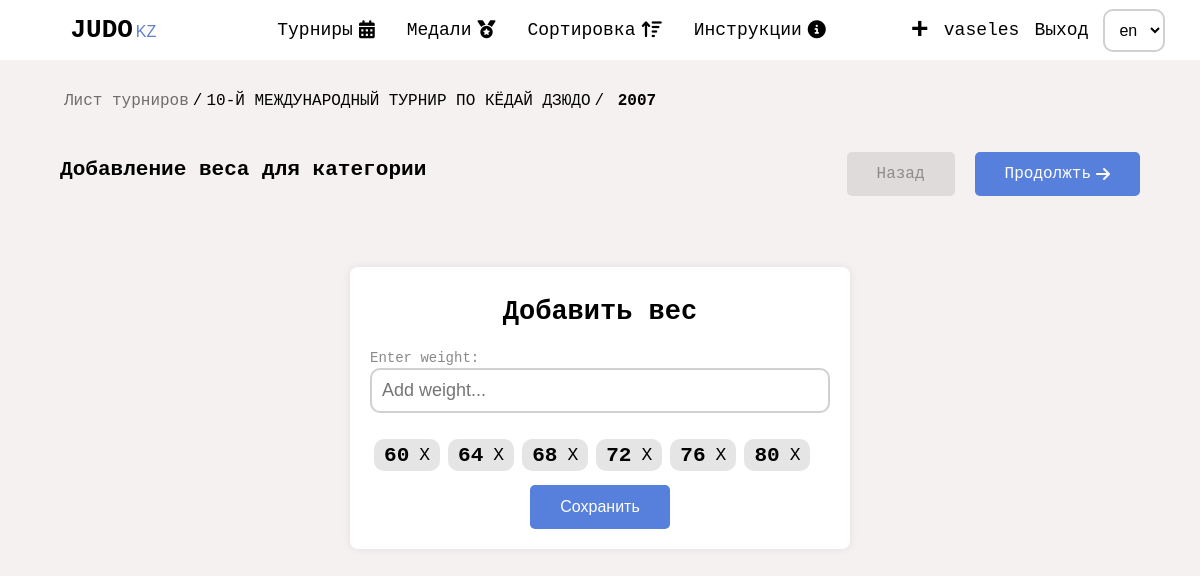
The app's page /en/tournaments/weight-categories/10th-international-kyodai-judo-tournament/1/weight (signed in) with its own data.
### base/models.py (models this page shows, shortened)
class Tournament(models.Model):
   RANGS = (
      ('Клубный', 'Клубный'),
      ('Городской', 'Городской'),
      ('Областной', 'Областной'),
      ('Региональный', 'Региональный'),
      ('Республиканский', 'Республиканский'),
      ('Чемпионат РК', 'Чемпионат РК'),
      ('Международный турнир', 'Международный турнир'),
   )
   CREDIT_TYPE = (
      ('личный', 'личный'),
      ('командный', 'командный')
   )
   STATUS = (
      ('Регистрация открыта', 'Регистрация открыта'),
      ('Регистрация завершенa', 'Регистрация завершенa'),
   )
   user = models.ForeignKey(User, on_delete=models.SET_NULL, default=None, null=True)
   title = models.CharField(max_length=300, verbose_name='Title')
   slug = models.SlugField(max_length=300, unique=True, default='')
   logo = models.ImageField(upload_to='tournament_logo', blank=True)
   logos = models.ManyToManyField(Logos, default=[], blank=True, related_name='logos')
   about = models.TextField(max_length=3000, blank=True)
   rang = models.CharField(max_length=40,choices=RANGS, blank=True)
   place = models.CharField(max_length=100, blank=True)
   startData = models.DateField(max_length=100, blank=True)
   finishData = models.DateField(max_length=100, blank=True)
   startTime = models.TimeField(max_length=10, blank=True)
   credit = models.CharField(max_length=100, blank=True, choices=CREDIT_TYPE)
   tatamis_count = models.CharField(default=0, blank=True, max_length=2)
   sponsors = models.ManyToManyField(Sponsors, blank=True, default=[], related_name='sponsors')
   chiefJustice = models.CharField(max_length=200, blank=True)
   chiefSecretary = models.CharField(max_length=200, blank=True)
   status = models.CharField(max_length=40, choices=STATUS, default='Регистрация_открыта')
   public = models.BooleanField(default=True)
   created = models.DateTimeField(auto_now_add=True)
   updated = models.DateTimeField(auto_now=True)
   class Meta:
      ordering = ['-updated', '-created']

class WeightCategory(models.Model):
   GENDER = (
      ('Мужской', 'Мужской'),
      ('Женский', 'Женский')
   )
   tournament = models.ForeignKey(Tournament, on_delete=models.CASCADE, blank=True)
   weight = models.ManyToManyField(Weight, default=[])
   year = models.CharField(max_length=20, null=True)
   gender = models.CharField(max_length=20, choices=GENDER)

class Weight(models.Model):
   name = models.CharField(max_length=10)
   sorting = models.JSONField(blank=True, null=True)
   participants = models.ManyToManyField(Participant, default=[], blank=True)

### base/views/tournaments.py (the view, shortened to what this page needs)
# urls.py: path('tournaments/weight-categories/<str:slug>/<int:id>/weight', tournaments.weight_category_weight, name='weight_category_weight'),
@login_required(login_url='base:login')
def weight_category_weight(request, slug, id):
    if check_user_permissions(request.user):
        tournament = get_tournament_by_slug(slug)
        weight_category = get_weight_category(id)
        return render(request, 'base/tournaments/weight_add.html', {
            'tournament': tournament,
            'weight_category': weight_category,
        })
    else:
        messages.error(request, "У вас недостаточно прав")
        return redirect('base:show_tournaments')

### base/services/tournament_services.py (called while the page is built)
def get_tournament_by_slug(slug: str) -> Tournament:
    return Tournament.objects.get(slug=slug)

### base/services/weight_category_services.py (called while the page is built)
def get_weight_category(id: int) -> WeightCategory:
    return WeightCategory.objects.get(id=id)

### base/utils/check_user_permissions_util.py (called while the page is built)
def check_user_permissions(user) -> bool:
    return (user.profile.userType == 'Админ' or
            user.is_superuser or
            user.profile.userType == 'Секретарь')

### base/templates/base/tournaments/weight_add.html (shortened to what this page needs)
{% include 'main.html' %}
{% load static i18n %}
{% block title %}
   <link rel="stylesheet" href="{% static 'css/tournaments/weight_categories.css' %}">
   <link rel="stylesheet" href="{% static 'css/tournaments/create_tournament.css' %}">
{% endblock title %}
{% block content %}
<div class="categories_header">
   <div class="form__tournaments__pre__header">
      <p>
         <a href="{% url 'base:show_tournaments' %}">{% trans 'Лист турниров' %}</a>/<a href="{% url 'base:weight_categories' tournament.slug %}">{{ tournament.title }}</a>/ <span>{{ weight_category.year }}</span>
      </p>
   </div>
   <div class="form__tournaments__header">
         <h3>{% trans 'Добавление веса для категории' %}</h3>
         <div class="form__tournaments__header__buttons">
            <a href="{% url 'base:weight_categories' tournament.slug %}" class="btn btn--primary">{% trans 'Назад' %}</a>
            <a class="btn" href="{% url 'base:weight_categories' tournament.slug %}">{% trans 'Продолжть' %} <i class="fa-solid fa-arrow-right"></i></a>
         </div>
   </div>
</div>
  <div class="home add_weight">
   <div class="categories__form">
      <form action="" class="create__tournament" method="POST">
      <h2>{% trans 'Добавить вес' %}</h2>
         <div class="form__component">
            <label for="">{% trans 'Enter weight' %}:</label>
            <input type="number" name="weight" placeholder="{% trans 'Add weight' %}..." class="input" required>
         </div>
         <div class="show__all__weight">
            {% for weight in weight_category.weight.all %}
               <span class="one__weight">
                  <h3>{{weight.name}}</h3>
                  <a href="{% url 'base:weight_category_weight_delete' tournament.slug weight_category.id weight.id %}" >X  </a>
               </span>
            {% endfor %}
         </div>
         <button class="btn" >{% trans 'Сохранить' %}</button>
      </form>
   </div>
  </div>
{% endblock content %}

### templates/header.html (shortened to what this page needs)
{% load static i18n  %}
<header>
   <a href="/" class="link-logo">
      <b>JUDO</b>
      <span>
         <span>KZ</span>
      </span>
   </a>
   <div class="header__center">
      <a href="{% url "base:show_tournaments" %}" class="link">
         {% trans 'Турниры' %}
         <i class="fa-solid fa-calendar-days"></i>
      </a>
      <a href="{% url "base:medals" %}" class="link">
         {% trans 'Медали' %}
         <i class="fa-solid fa-medal"></i>
      </a>
      <a href="{% url "base:sorting" %}" class="link">
         {% trans 'Сортировка' %}
         <i class="fa-solid fa-arrow-up-wide-short"></i>
      </a>
      <a href="{% url "base:instructions" %}" class="link">
         {% trans 'Инструкции' %}
         <i class="fa-solid fa-circle-info"></i>
      </a>
   </div>
   <div class="header__right">
      {% if request.user.is_authenticated  %}
      {% if request.user.profile.userType == 'Админ' or request.user.profile.userType == 'Секретарь' or request.user.is_superuser %}
         <a href="{% url "base:create_tournamets" %}" class="link"
         style="font-size: 30px; font-weight: bold;">
            +
         </a>
      {% endif %}
   <a href="{% url 'base:show_profile' request.user.username %}" class="link">
      {{request.user.username}}
   </a>
   <a href="{% url 'base:logout' %}" class="link">
      {% trans 'Выход' %}
   </a>
{% else %}
   <a href="{% url 'base:registration' %}" class="link">{% trans 'Регистрация' %}</a>
   <a href="{% url 'base:login' %}" class="link">{% trans 'Вход' %}</a>
{% endif %}
   <form action="{% url 'set_language' %}" method="post" id="LanguageForm">{% csrf_token %}
      <select name="language" id="changeLanguage" class='change__language' >
         {% get_current_language as LANGUAGE_CODE %}
         {% get_available_languages as LANGUAGES %}
         {% get_language_info_list for LANGUAGES as languages %}
         {% for language in languages %}
            <option value="{{ language.code }}"{% if language.code == LANGUAGE_CODE %}
                     selected{% endif %}>
                  {{ language.code }}
            </option>
         {% endfor %}
      </select>
   </form>
   </div>
</header>

### static/css/styles.css (style rules this page uses)
* { box-sizing: border-box; padding: 0; margin: 0; text-decoration: none; outline: none; }
body { background-color: var(--white); color: var(--black); font-size: 18px; font-family: monospace; overflow-x: hidden; }
a { transition: all .3s linear; }
header { display: flex; justify-content: space-around; align-items: center; width: 100%; height: 60px; background-color: #fff; z-index: 1000; }
.header__center { display: flex; justify-content: center; align-items: center; }
.header__center a { display: flex; justify-content: center; align-items: center; gap: 6px; transition: all .3s linear; height: 100%; padding: 22px 16px; border-radius: 0 0 5px 5px; }
.header__right { display: flex; justify-content: center; align-items: center; gap: 15px }
header form { background-color: transparent !important; margin: 0; padding: 0; }
#changeLanguage { font-size: 16px; transition: all .3s linear; cursor: pointer; margin-bottom: 0; }
#changeLanguage option { cursor: pointer; padding: 4px ; }
.btn { font-size: 16px; padding: 13px 30px 13px; cursor: pointer; border: none; position: relative; background-color: rgba(0, 0, 0, 0); user-select: none; -webkit-user-select: none; touch-action: manipulation; background-color: var(--lightblue); color: white; border-radius: 5px; transition: all .3s linear; display: flex; justify-content: center; align-items: center; gap: 5px }
a { color: black }
.link { text-decoration: none; color: var(--black); transition: all .3s linear }
.link-logo { color: black; margin-left: 3vw; margin-right: 3vw }
.link-logo b { font-weight: bold; font-size: 26px; }
.link-logo span { font-size: 16px; margin-left: -4px; color: #5f80cd ; font-family:'Lucida Sans', 'Lucida Sans Regular', 'Lucida Grande', 'Lucida Sans Unicode', Geneva, Verdana, sans-serif; }
.form__component { display: flex; justify-content: center; align-items: start; flex-direction: column; width: 100%; margin-bottom: 6px; }
.form__component label { font-size: 14px; color: rgb(20,20,20,.5); transition: all .3s linear; margin-bottom: 2px; }
.form__component input, select, textarea { width: 100%; padding: 10px 10px; font-size: 18px; margin-bottom: 6px; min-width: 100%; background-color: #fff; border: 2px solid rgb(20,20,20,.2); border-radius: 10px; transition: all .3s linear; }
.btn--primary { background-color: rgb(20,20,20, .1); color: rgb(20,20,20,.4); }

### static/css/tournaments/weight_categories.css (style rules this page uses)
.categories__form { display: flex; justify-content: center; align-items: center; flex-direction: column; width: 100%; padding: 10px 10%; }
.categories__form .create__tournament { max-width: 500px; }
.create__tournament h2 { margin-bottom: 5%; margin-top: 2%; }
.categories_header { display: flex; justify-content: center; align-items: flex-start; flex-direction: column; padding: 0 5%; width: 100%; }
.create__tournament { display: flex; justify-content: center; align-items: center; width: 100%; flex-direction: column; background-color: white; box-shadow: 0 0 10px rgba(20,20,20,.08); padding: 20px; border-radius: 8px; }
.add_weight { display: flex; justify-content: center; align-items: center; flex-direction: column; width: 100%; height: 60vh; }
.show__all__weight { margin: 10px 0 ; display: flex; justify-content: start; align-items: center; flex-wrap: wrap; width: 100%; }
.one__weight { padding: 4px 10px; background-color: rgb(0,0,0,.1); border-radius: 10px; display: flex; justify-content: center; align-items: center; gap: 10px; transition: all .3s linear; color: black; margin: 4px; }
.one__weight a { transition: all .3s linear; color: black; }

### static/css/tournaments/create_tournament.css (style rules this page uses)
form { display: flex; justify-content: center; align-items: center; flex-direction: column; width: 100%; max-width:100%; padding: 0 10%; margin-bottom: 0vh; margin-bottom: 10%; }
.form__tournaments__pre__header { display: flex; justify-content: start; align-items: center; width: 100%; margin: 4vh 0; }
.form__tournaments__pre__header p { font-size: 16px; text-align: center; }
.form__tournaments__pre__header p a { font-size: 16px; margin: 0 4px; }
.form__tournaments__pre__header p span { font-size: 16px; font-weight: 600; margin: 0 4px; }
.form__tournaments__pre__header p a:first-child { color: rgb(20,20,20,.6); }
.form__tournaments__header { display: flex; justify-content: space-between; align-items: center; width: 100%; padding: 10px 0; margin-bottom: 10px ; }
.form__tournaments__header h3 { margin-bottom: 10px; }
.form__tournaments__header__buttons { display: flex; justify-content: center; align-items: center; gap: 20px; }

### records on screen
Tournament: title "10-Й МЕЖДУНАРОДНЫЙ ТУРНИР ПО КЁДАЙ ДЗЮДО"
WeightCategory: year "2007"
Weight: name "60"
Weight: name "64"
Weight: name "68"
Weight: name "72"
Weight: name "76"
Weight: name "80"

### other values on screen
{{ request.user.username }} "vaseles"
form field language "en"
